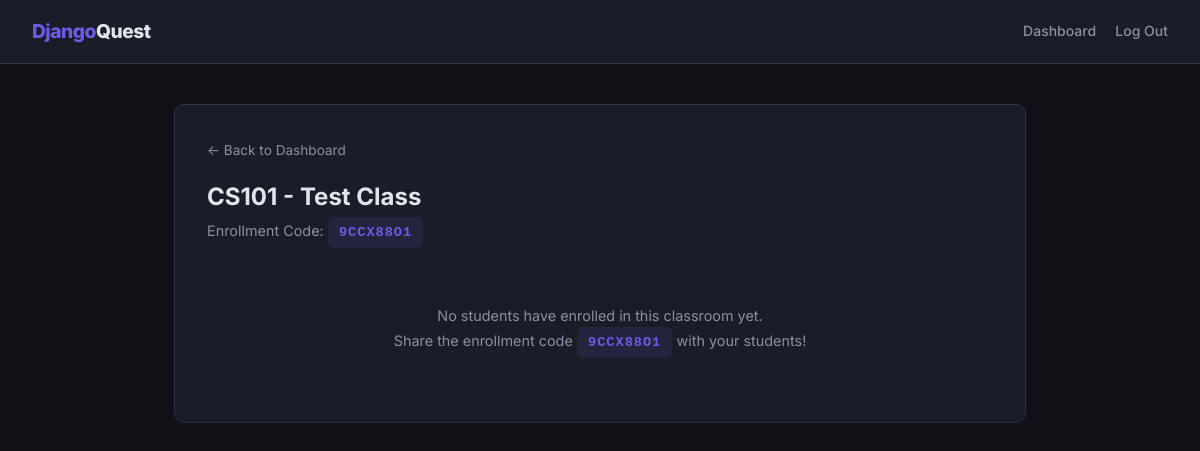
The app's page /classroom/1/ (signed in), older data.
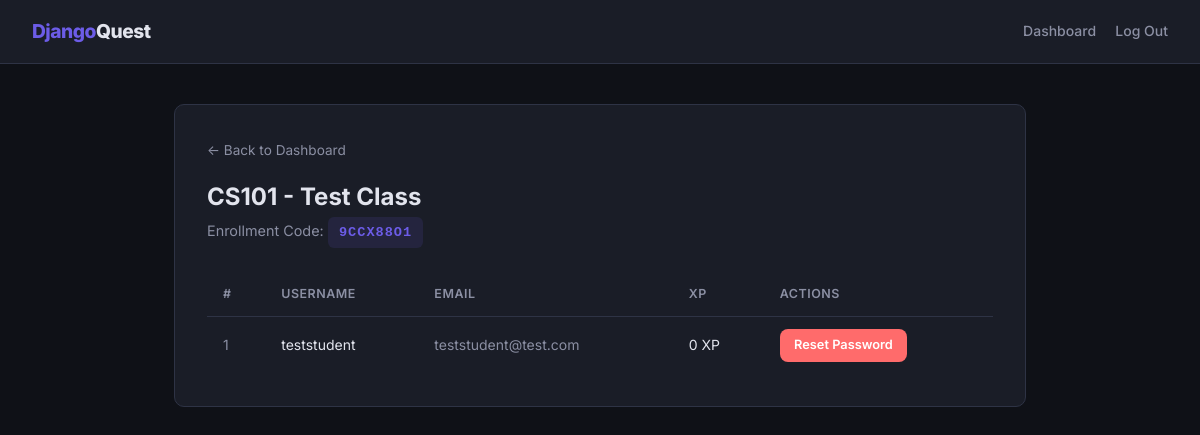
The same page, newer data.
### users/models.py (models this page shows, shortened)
class Classroom(models.Model):
    teacher = models.ForeignKey(
        User,
        on_delete=models.CASCADE,
        related_name='classrooms',
        limit_choices_to={'is_teacher': True},
    )
    name = models.CharField(max_length=200)
    enrollment_code = models.CharField(
        max_length=8,
        unique=True,
        default=generate_enrollment_code,
        editable=False,
    )
    created_at = models.DateTimeField(auto_now_add=True)

class Profile(models.Model):
    user = models.OneToOneField(User, on_delete=models.CASCADE, related_name="profile")
    avatar = models.ImageField(upload_to="avatars/", null=True, blank=True)
    bio = models.TextField(blank=True)
    total_xp = models.IntegerField(default=0)
    classroom = models.ForeignKey(
        Classroom,
        on_delete=models.SET_NULL,
        null=True,
        blank=True,
        related_name='students',
        help_text='The classroom this student is enrolled in.',
    )

class User(AbstractUser):
    email = models.EmailField(unique=True)
    username = models.CharField(max_length=150, unique=True)
    is_verified = models.BooleanField(default=False)
    is_teacher = models.BooleanField(default=False)
    is_student = models.BooleanField(default=True)
    date_joined = models.DateTimeField(auto_now_add=True)
    objects = UserManager()
    USERNAME_FIELD = 'email'
    REQUIRED_FIELDS = ['username']
    groups = models.ManyToManyField(
        'auth.Group',
        related_name='custom_user_set',
        blank=True,
        help_text='The groups this user belongs to.',
        verbose_name='groups',
    )
    user_permissions = models.ManyToManyField(
        'auth.Permission',
        related_name='custom_user_permission_set',
        blank=True,
        help_text='Specific permissions for this user.',
        verbose_name='user permissions',
    )

### dashboard/views.py (the view)
    def _wrapped(request, *args, **kwargs):
        if not request.user.is_authenticated:
            from django.conf import settings
            login_url = getattr(settings, 'LOGIN_URL', '/login/')
            return redirect(f'{login_url}?next={request.path}')
        if not request.user.is_teacher:
            return HttpResponseForbidden("You do not have permission to access this page.")
        return view_func(request, *args, **kwargs)

### dashboard/views.py (called while the page is built)
def teacher_required(view_func):
    def _wrapped(request, *args, **kwargs):
        if not request.user.is_authenticated:
            from django.conf import settings
            login_url = getattr(settings, 'LOGIN_URL', '/login/')
            return redirect(f'{login_url}?next={request.path}')
        if not request.user.is_teacher:
            return HttpResponseForbidden("You do not have permission to access this page.")
        return view_func(request, *args, **kwargs)
    return _wrapped

@teacher_required
def classroom_detail(request, classroom_id):
    classroom = get_object_or_404(Classroom, id=classroom_id, teacher=request.user)
    students = Profile.objects.filter(classroom=classroom).select_related('user')
    return render(request, 'dashboard/classroom_detail.html', {
        'classroom': classroom,
        'students': students,
    })

### dashboard/templates/dashboard/classroom_detail.html (shortened to what this page needs)
{% extends "dashboard/base.html" %}
{% block content %}
<div class="container-wide">
    <div class="card">
        <a href="{% url 'dashboard:teacher_dashboard' %}" style="font-size:.85rem; color:var(--text-dim);">← Back to Dashboard</a>
        <div class="section-header" style="margin-top:1rem;">
            <div>
                <h2>{{ classroom.name }}</h2>
                <p class="subtitle" style="margin-bottom:0;">Enrollment Code: <span class="code-badge">{{ classroom.enrollment_code }}</span></p>
            </div>
        </div>
        {% if students %}
        <div class="table-wrap">
            <table>
                <thead>
                    <tr>
                        <th>#</th>
                        <th>Username</th>
                        <th>Email</th>
                        <th>XP</th>
                        <th>Actions</th>
                    </tr>
                </thead>
                <tbody>
                    {% for profile in students %}
                    <tr>
                        <td style="color:var(--text-dim);">{{ forloop.counter }}</td>
                        <td>{{ profile.user.username }}</td>
                        <td style="color:var(--text-dim);">{{ profile.user.email }}</td>
                        <td>{{ profile.total_xp }} XP</td>
                        <td>
                            <a href="{% url 'dashboard:reset_student_password' classroom.id profile.user.id %}"
                               class="btn btn-danger btn-sm"
                               onclick="return confirm('Reset password for {{ profile.user.username }}?');">
                                Reset Password
                            </a>
                        </td>
                    </tr>
                    {% endfor %}
                </tbody>
            </table>
        </div>
        {% else %}
        <p class="empty">No students have enrolled in this classroom yet.<br>Share the enrollment code <span class="code-badge">{{ classroom.enrollment_code }}</span> with your students!</p>
        {% endif %}
    </div>
</div>
{% endblock %}

Row changes from the older to the newer data that the page shows:
shown differently, row unchanged: Classroom "CS101 - Test Class": enrollment_code "9CCX88O1" → (not shown)
now on this page (row edited): Profile: user.username "teststudent", user.email "teststudent@test.com", total_xp "0"
Text that changed along with them:
text no longer shown: "No students have enrolled in this classroom yet. Share the enrollment code with your students!"
text now shown: "# USERNAME EMAIL XP ACTIONS"
